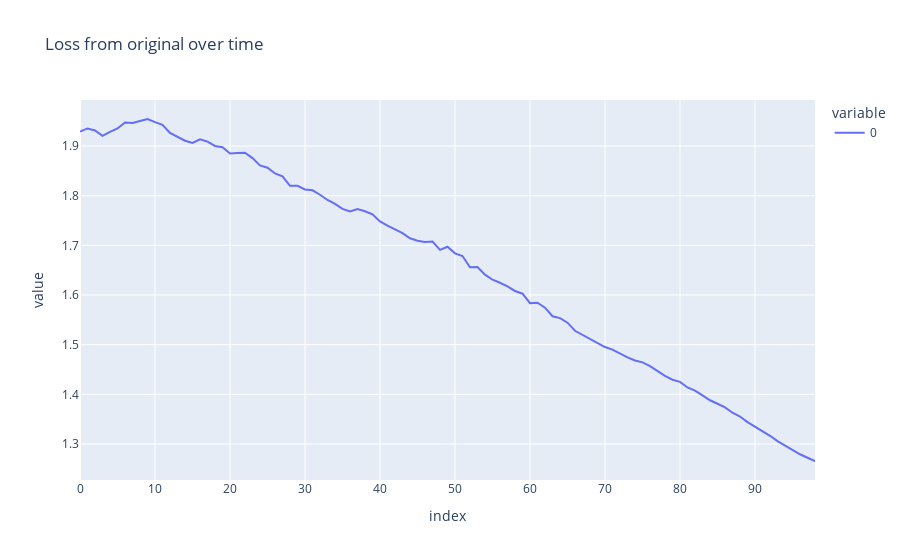

The code cell stored with this chart in its notebook:
### Code cell
fig = px.line(pd.Series(losses), title='Loss from original over time')
fig.show()

### Figure 1 — Plotly figure (JSON) as saved in the notebook; plotly's stock layout.template omitted (floating-point values rounded to 4 significant figures)
{"data": [{"hovertemplate": "variable=0<br>index=%{x}<br>value=%{y}<extra></extra>", "legendgroup": "0", "line": {"color": "#636efa", "dash": "solid"}, "marker": {"symbol": "circle"}, "mode": "lines", "name": "0", "orientation": "v", "showlegend": true, "type": "scatter", "x": [0, 1, 2, 3, 4, 5, 6, 7, 8, 9, 10, 11, 12, 13, 14, 15, 16, 17, 18, 19, 20, 21, 22, 23, 24, 25, 26, 27, 28, 29, 30, 31, 32, 33, 34, 35, 36, 37, 38, 39, 40, 41, 42, 43, 44, 45, 46, 47, 48, 49, 50, 51, 52, 53, 54, 55, 56, 57, 58, 59, 60, 61, 62, 63, 64, 65, 66, 67, 68, 69, 70, 71, 72, 73, 74, 75, 76, 77, 78, 79, 80, 81, 82, 83, 84, 85, 86, 87, 88, 89, 90, 91, 92, 93, 94, 95, 96, 97, 98], "xaxis": "x", "y": [1.929, 1.936, 1.932, 1.92, 1.929, 1.935, 1.948, 1.947, 1.95, 1.955, 1.948, 1.943, 1.926, 1.919, 1.911, 1.906, 1.914, 1.909, 1.9, 1.898, 1.885, 1.886, 1.887, 1.876, 1.861, 1.856, 1.845, 1.839, 1.82, 1.82, 1.813, 1.811, 1.802, 1.791, 1.784, 1.773, 1.768, 1.773, 1.769, 1.762, 1.748, 1.74, 1.732, 1.725, 1.714, 1.709, 1.707, 1.708, 1.691, 1.697, 1.684, 1.678, 1.656, 1.656, 1.641, 1.631, 1.625, 1.617, 1.608, 1.603, 1.583, 1.584, 1.575, 1.557, 1.553, 1.544, 1.528, 1.52, 1.512, 1.502, 1.495, 1.49, 1.482, 1.474, 1.468, 1.464, 1.457, 1.447, 1.437, 1.429, 1.425, 1.414, 1.407, 1.398, 1.388, 1.381, 1.374, 1.363, 1.355, 1.344, 1.335, 1.327, 1.317, 1.306, 1.297, 1.288, 1.279, 1.272, 1.266], "yaxis": "y"}], "layout": {"legend": {"title": {"text": "variable"}, "tracegroupgap": 0}, "title": {"text": "Loss from original over time"}, "xaxis": {"anchor": "y", "domain": [0, 1], "title": {"text": "index"}}, "yaxis": {"anchor": "x", "domain": [0, 1], "title": {"text": "value"}}}}
